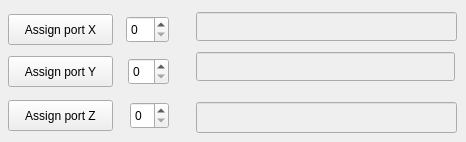
   <widget class="QWidget" name="tab">
    <property name="enabled">
     <bool>true</bool>
    </property>
    <attribute name="title">
     <string>Serial port</string>
    </attribute>
    <widget class="QSpinBox" name="spinBoxSerialZ">
     <property name="geometry">
      <rect>
       <x>130</x>
       <y>102</y>
       <width>39</width>
       <height>27</height>
      </rect>
     </property>
     <property name="maximum">
      <number>3</number>
     </property>
    </widget>
    <widget class="QPushButton" name="pushButtonSerialZ">
     <property name="geometry">
      <rect>
       <x>8</x>
       <y>100</y>
       <width>105</width>
       <height>31</height>
      </rect>
     </property>
     <property name="text">
      <string>Assign port Z</string>
     </property>
    </widget>
    <widget class="QLineEdit" name="lineEditSerialY">
     <property name="enabled">
      <bool>false</bool>
     </property>
     <property name="geometry">
      <rect>
       <x>196</x>
       <y>52</y>
       <width>259</width>
       <height>29</height>
      </rect>
     </property>
     <property name="autoFillBackground">
      <bool>false</bool>
     </property>
    </widget>
    <widget class="QPushButton" name="pushButtonSerialX">
     <property name="geometry">
      <rect>
       <x>8</x>
       <y>14</y>
       <width>105</width>
       <height>31</height>
      </rect>
     </property>
     <property name="text">
      <string>Assign port X</string>
     </property>
    </widget>
    <widget class="QPushButton" name="pushButtonSerialY">
     <property name="geometry">
      <rect>
       <x>8</x>
       <y>56</y>
       <width>105</width>
       <height>31</height>
      </rect>
     </property>
     <property name="text">
      <string>Assign port Y</string>
     </property>
    </widget>
    <widget class="QLineEdit" name="lineEditSerialX">
     <property name="enabled">
      <bool>false</bool>
     </property>
     <property name="geometry">
      <rect>
       <x>196</x>
       <y>12</y>
       <width>261</width>
       <height>29</height>
      </rect>
     </property>
    </widget>
    <widget class="QLineEdit" name="lineEditSerialZ">
     <property name="enabled">
      <bool>false</bool>
     </property>
     <property name="geometry">
      <rect>
       <x>196</x>
       <y>102</y>
       <width>261</width>
       <height>31</height>
      </rect>
     </property>
    </widget>
    <widget class="QSpinBox" name="spinBoxSerialX">
     <property name="geometry">
      <rect>
       <x>126</x>
       <y>16</y>
       <width>43</width>
       <height>27</height>
      </rect>
     </property>
     <property name="maximum">
      <number>3</number>
     </property>
    </widget>
    <widget class="QSpinBox" name="spinBoxSerialY">
     <property name="geometry">
      <rect>
       <x>128</x>
       <y>58</y>
       <width>41</width>
       <height>27</height>
      </rect>
     </property>
     <property name="maximum">
      <number>3</number>
     </property>
    </widget>
   </widget>
